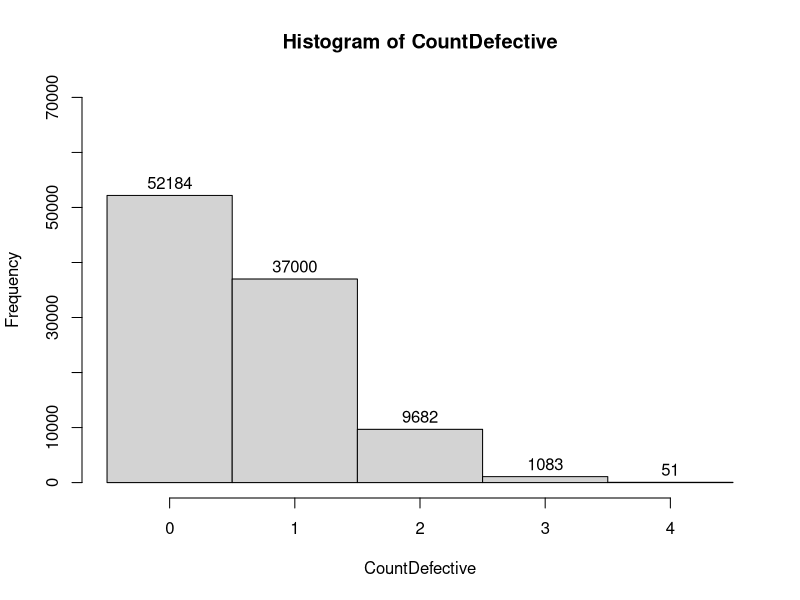
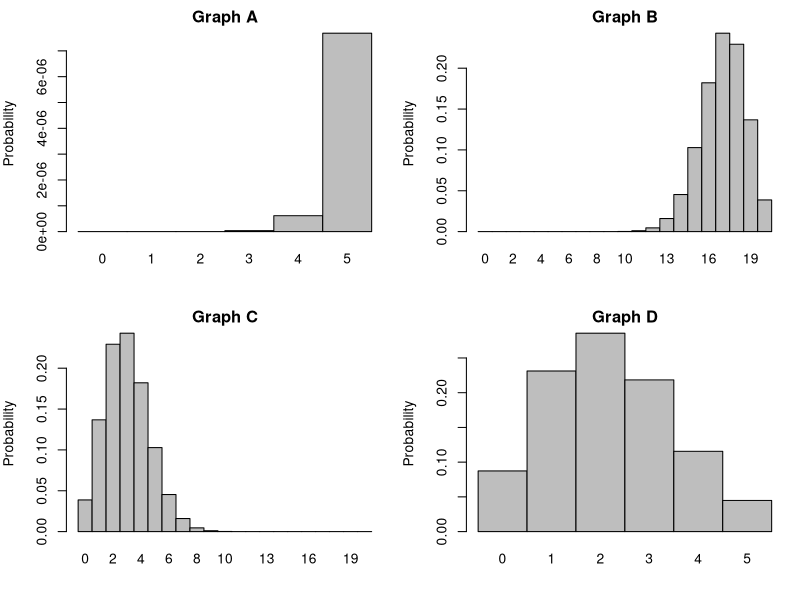

Source code (R) for these figures, in order:
## ---- chunk 1
knitr::opts_chunk$set(echo = TRUE, out.width = "60%", out.height="60%")
## ---- chunk 2
((6/10) * (4/9) * (3/8)) + ((4/10) * (6/9) * (3/8)) + ((4/10) * (3/9) * (6/8))
## ---- chunk 3
((600/1000) * (400/999) * (399/998)) + ((400/1000) * (600/999) * (399/998)) + ((400/1000) * (399/999) * (600/998))
## ---- chunk 4
(6/10 * 4/10 * 4/10) * 3
## ---- chunk 5
1 - ((4/10) * (3/9) * (2/8))
## ---- chunk 6
1 - ((400/1000) * (399/999) * (398/998))
## ---- chunk 7
1 - ((4/10) * (4/10) * (4/10))
## ---- chunk 8
20/600
## ---- chunk 9
38/600
## ---- chunk 10
1 - ((562/600) * (561/599) * (560/598))
## ---- chunk 11
4/18
## ---- chunk 12
(0 * 0.22) + (1 * 0.40) + (2 * 0.28) + (3 * 0.09) + (4 * 0.01)
## ---- chunk 13
sqrt(0.22 * (0 - 1.27) ** 2 + 0.40 * (1 - 1.27) ** 2 + 0.28 * (2 - 1.27) ** 2 + 0.09 * (3 - 1.27) ** 2 + 0.01 * (4 - 1.27) ** 2)
## ---- chunk 14
dbinom(4, 4, 0.3175)
## ---- chunk 15
# Parameters
n <- 4  # Number of items sampled
p <- 0.15  # Probability of an item being defective

# Calculate the PMF for X
pmf <- dbinom(0:n, size = n, prob = p)

# Print the PMF
for (k in 0:n) {
  cat("P(X =", k, ") =", pmf[k + 1], "\n")
}
## ---- chunk 16
IsDefective=c(rep(1,15), rep(0,85))
manytimes=100000
CountDefective=rep(0,manytimes)
set.seed(1)
for (i in 1:manytimes){
  samp=sample(IsDefective,4, replace=TRUE)
  CountDefective[i]=sum(samp)
}

hist(CountDefective, labels=TRUE,
     ylim=c(0,.7*manytimes), breaks=seq(-0.5, 4.5, 1))

## ---- chunk 17
dbinom(5, 20, 0.15)
## ---- chunk 18
1 - pbinom(4,20,0.15)
## ---- chunk 19
par(mfrow=c(2,2), mar=c(4,4,2,1))
barplot(names=0:5,dbinom(0:5, 15, prob=0.85), 
     xlab="", ylab="Probability", main="Graph A", space=0)
barplot(names=0:20, dbinom(0:20, 20, prob=0.85), 
     xlab="", ylab="Probability", main="Graph B", space=0)
barplot(names=0:20, dbinom(0:20, 20, prob=0.15), 
     xlab="", ylab="Probability", main="Graph C", space=0)
barplot(names=0:5, dbinom(0:5, 15, prob=0.15), 
     xlab="", ylab="Probability", main="Graph D", space=0)
par(mfrow=c(1,1), mar=c(5.1, 4.1, 4.1, 2.1))
